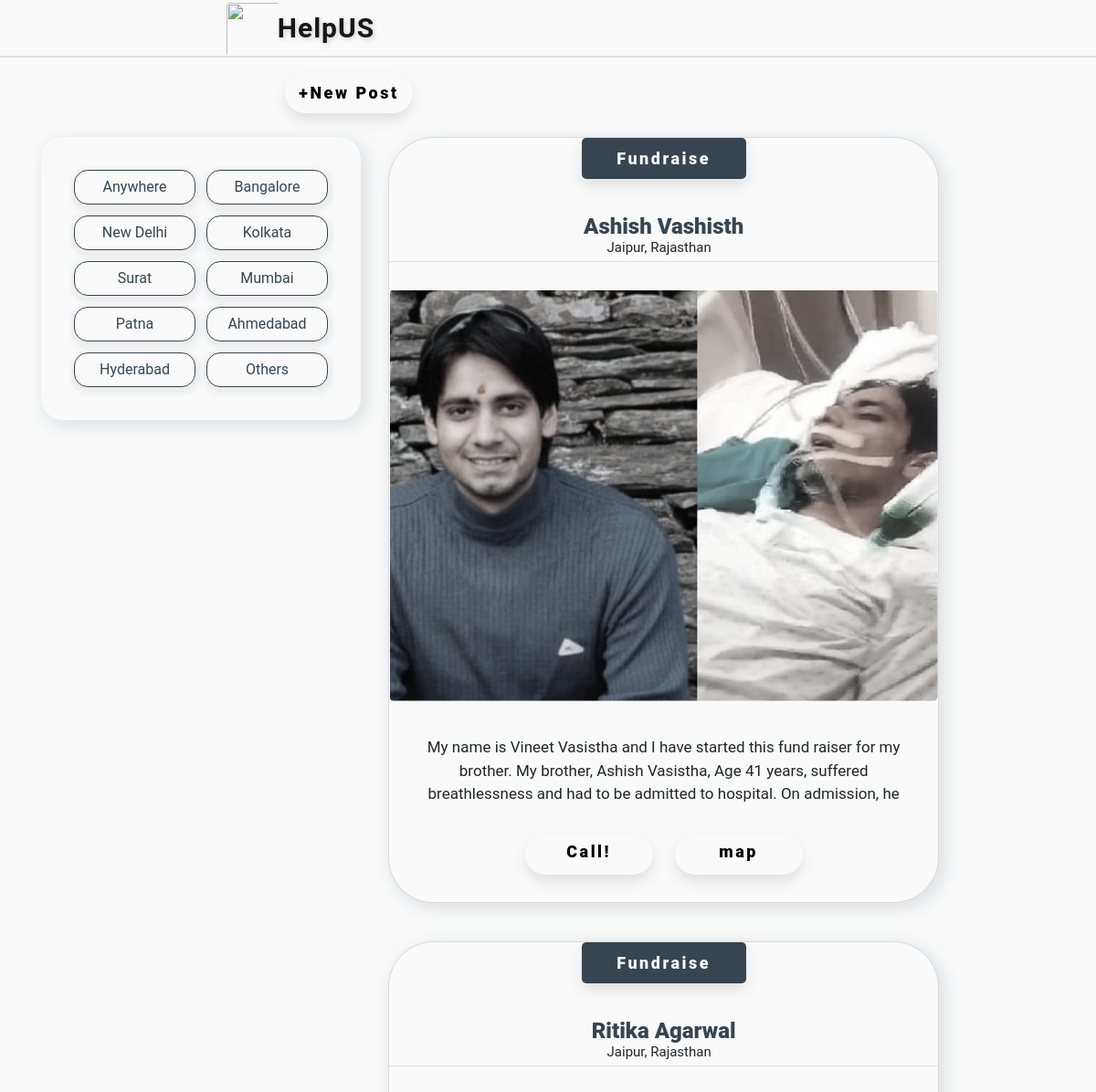
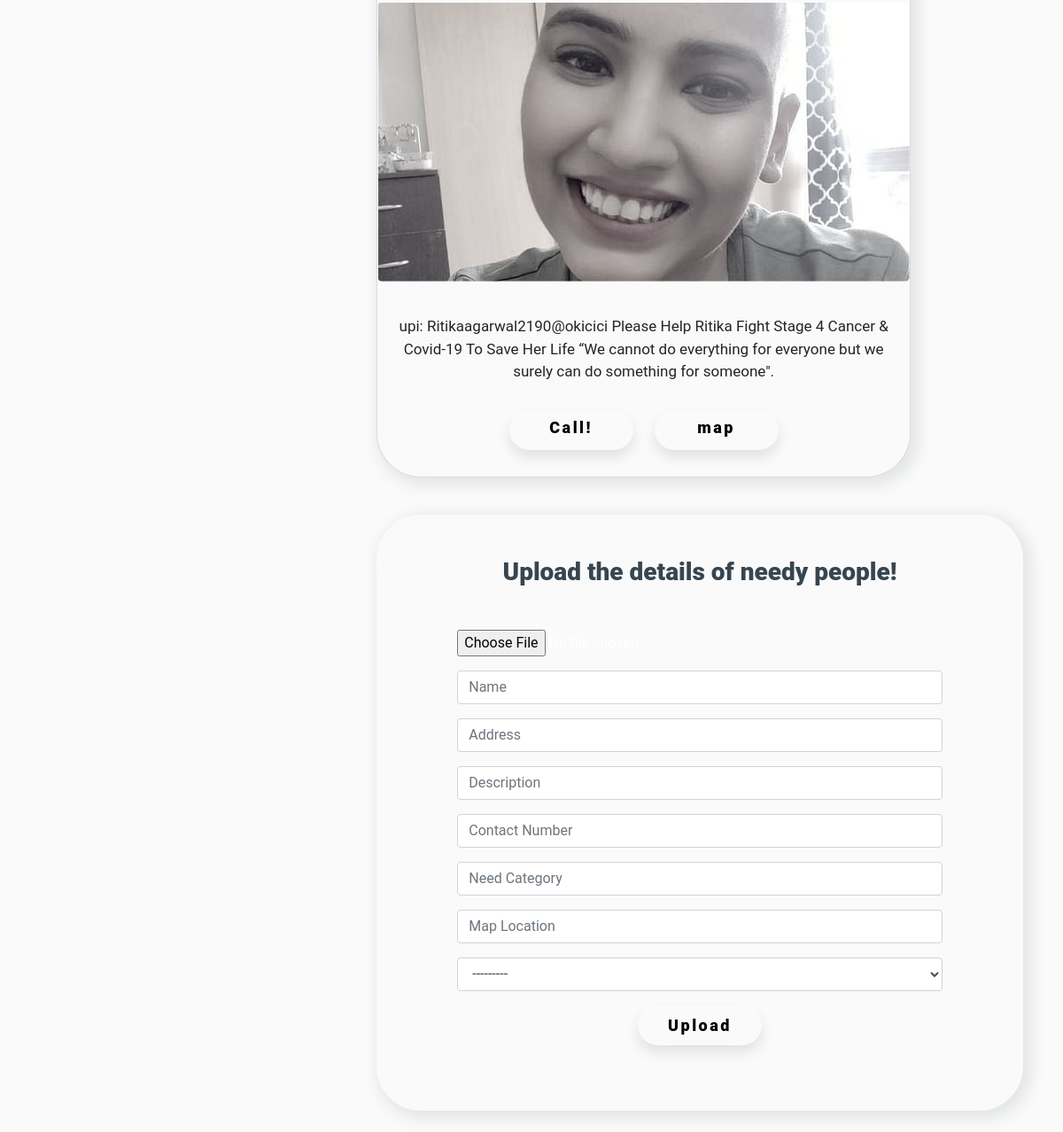
/Location/27/, run on the app's committed database (2 pictures, top to bottom).
### helpapp/models.py (models this page shows, shortened)
class Location(models.Model):
    title=models.CharField(max_length=100)
    desc=models.TextField()
    def __str__(self):
        return self.title

class Image(models.Model):
    image=models.ImageField(upload_to='images')
    name=models.CharField(max_length=200)
    address=models.TextField()
    Desc=models.CharField(max_length=200,null=True)
    mob=models.CharField(max_length=200,null=True)
    need=models.CharField(max_length=200,null=True)
    map=models.URLField(max_length=200,null=True)
    added_date=models.DateTimeField(auto_now_add=True)
    loc=models.ForeignKey(Location, on_delete=models.CASCADE)

### HelpUs/views.py (the view)
# urls.py: path('Location/<int:cid>/',show_Location_page),
def show_Location_page(request,cid):
    loc=Location.objects.all()
    locs =Location.objects.get(pk=cid)
    if request.method=="POST":
        form = UploadForm(request.POST,request.FILES)
        if form.is_valid():
            form.save()
    form=UploadForm()
    image=Upload.objects.all()
    images=Image.objects.filter(loc=locs)
    data={
        'images':images,
        'loc':loc,
        'form':form
    }
    return render(request,'home.html',data)

### helpapp/forms.py
class UploadForm(forms.ModelForm):
    class Meta:
        model=Image
        fields='__all__'
        labels={'image':"",'loc':"",'name':"",'address':"",'Desc':"",'need':"","map":"",'mob':""}
        name = forms.CharField(label='name',
                    widget=forms.TextInput(attrs={'placeholder': 'Name'}))
        widgets={
            'name':forms.TextInput(attrs={'class':'form-control','placeholder': 'Name'}),
            'address':forms.TextInput(attrs={'class':'form-control','placeholder': 'Address'}),
            'loc':forms.Select(attrs={'class':'form-control','placeholder': 'Select Area'}),
            'Desc':forms.TextInput(attrs={'class':'form-control','placeholder': 'Description'}),
            'need':forms.TextInput(attrs={'class':'form-control','placeholder': 'Need Category'}),
            'map':forms.TextInput(attrs={'class':'form-control','placeholder': 'Map Location'}),
            'mob':forms.TextInput(attrs={'class':'form-control','placeholder': 'Contact Number'}),
        }

### templates/home.html (shortened to what this page needs)
<!doctype html>
<html lang="en">
  <head>
    <link rel="stylesheet" href="https://stackpath.bootstrapcdn.com/bootstrap/4.1.3/css/bootstrap.min.css">
    <link rel="stylesheet" href="https://maxcdn.bootstrapcdn.com/bootstrap/4.0.0/css/bootstrap.min.css">
  </head>
  <body>
    {% include 'navbar.html' %}
    <hr class="hrm">
<a  class="top-link hide ko" href="" id="js-top">
  <button class="btn">+New Post</button>
</a>
<div class="container">
  <div class="row">
        <div class="col-md-4">
            <div class="list-group ll  mt-3">
            <div class="op">
                <a href="/home/" class="oo">
                  Anywhere
                </a>
                {%for l in loc%}
                <a href="/Location/{{l.pk}}" class="oo">{{l.title}}</a>
                {%endfor%}
            </div>
            </div>
        </div>
        <div class="col-md-8">
        <div class="row mt-3">
            <div class="col-md-10">
                <div class="mp">
                    {% for i  in images%}
                    <div class="card">
                    <div grp>
                    <button class="ku" class="card-text kj">{{i.need}}</button>
                    <h5 class="card-title kl">{{i.name}}</h5>
                     <p class="card-text kj">{{i.address}}</p>
                     <hr class="hjk">
                     </div>
                    <figure>  <img class="imgo" src="/media/{{i.image}}" class="card-img-top" alt="..."></figure>
                     <p class="card-text oy">{{i.Desc}}</p>
                        <div class="card-body">
    <a class="btn pp btn"  href="tel:{{i.mob}}">
    Call!</a>
     <a class="btn btn" href="{{i.map}}">map</button></a>
                </div>
                </div>
                    {%endfor%}
</div>
</div>
</div>
<div class="ko">
   <div class="py-5 ji  text-center  text-white">
    <h1 class="mb-5 kk">Upload the details of needy people! </h1>
    <form action="" method="post" enctype="multipart/form-data">
    {% load crispy_forms_tags %}
    <div class="form-group">
    {{form|crispy}}
    <input type="submit" class="btn btn" value="Upload" >
    </div>
    </form>
    </div>
    <br>
    </div>
    </div>
</div>
</div>
</body>
</html>

### data on the page
Location: title "Bangalore"
Location: title "New Delhi"
Location: title "Kolkata"
Location: title "Surat"
Location: title "Mumbai"
Location: title "Patna"
Location: title "Ahmedabad"
Location: title "Hyderabad"
Location: title "Others"
Image: need "Fundraise", name "Ashish Vashisth", address "Jaipur, Rajasthan", image (picture), Desc "My name is Vineet Vasistha and I have started this fund raiser for my brother. My brother, Ashish Vasistha, Age 41 years, suffered breathlessness and had to be admitted to hospital. On admission, he"
Image: need "Fundraise", name "Ritika Agarwal", address "Jaipur, Rajasthan", image (picture), Desc "upi: Ritikaagarwal2190@okicici Please Help Ritika Fight Stage 4 Cancer & Covid-19 To Save Her Life “We cannot do everything for everyone but we surely can do something for someone\"."
